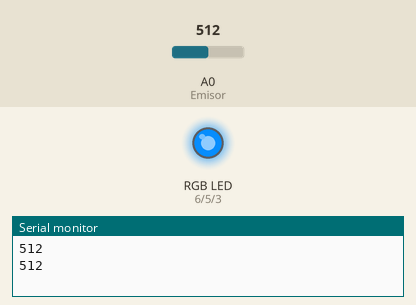
Bench run of a sketch on a simulated Arduino Uno, built with avr-gcc and run on an emulated ATmega328P. Parts: an RGB LED mixed from three pins (HIGH = lit), the last lines printed to the serial monitor. The inputs (shaded band) are chosen by the test bench; at power-on: A0 (Emisor) = 512.

Above: at 1.8 s.
1.9 s: A0 (Emisor) set to 490
At 3.7 s:
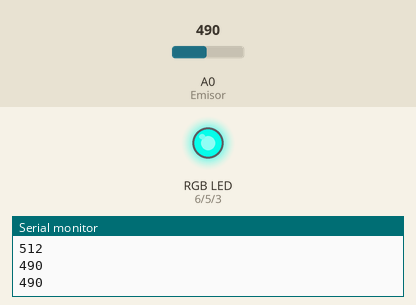
4.0 s: A0 (Emisor) set to 339
At 5.3 s:
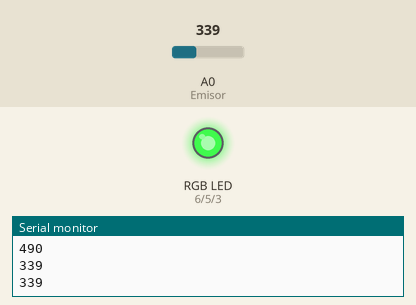
6.0 s: A0 (Emisor) set to 150
At 6.8 s:
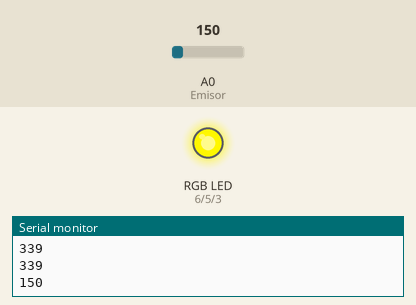
8.0 s: A0 (Emisor) set to 170
At 9.6 s:
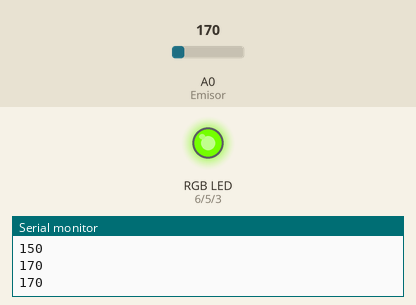
10.0 s: A0 (Emisor) set to 89
At 11.1 s:
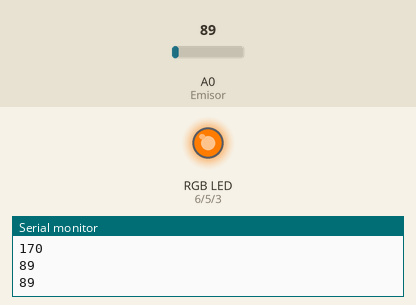
12.0 s: A0 (Emisor) set to 109
At 13.9 s:
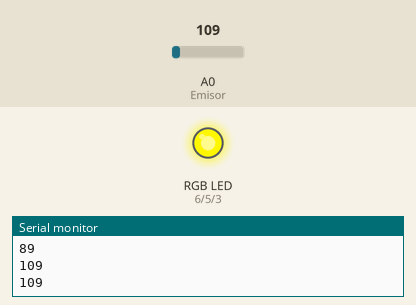
Timing chart, 0 to 15.0 s (numbered marks = the images above; inputs shaded):
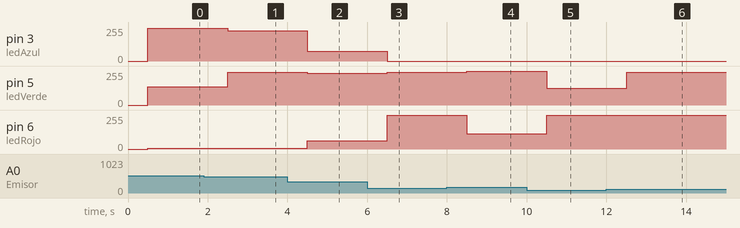

The sketch:

ValoresOptimos_CNY070.ino
```cpp
int Emisor = A0, ledAzul = 3, ledVerde = 5 , ledRojo = 6, valorEmisor;
void setup() {
  // put your setup code here, to run once:
  Serial.begin(9600);
  pinMode(Emisor, INPUT);
  pinMode(ledAzul, OUTPUT );
  pinMode(ledVerde, OUTPUT);
  pinMode(ledRojo, OUTPUT );
}

void loop() {

  valorEmisor = analogRead(Emisor);
  Serial.println(valorEmisor);
  delay(500);

  if (  valorEmisor >= 0 && valorEmisor < 99) {
    analogWrite(ledAzul, 0);
    analogWrite(ledVerde, 124);
    analogWrite(ledRojo, 255 );
    delay(500);

  }

  if (  valorEmisor >= 100 && valorEmisor < 159) {
    analogWrite(ledAzul, 0 );
    analogWrite(ledVerde, 247 );
    analogWrite(ledRojo, 255 );
    delay(500);

  }

  if (  valorEmisor >= 160 && valorEmisor < 249) {
    analogWrite(ledAzul, 0 );
    analogWrite(ledVerde, 255 );
    analogWrite(ledRojo, 116 );
    delay(500);

  }

  if (  valorEmisor >= 250 && valorEmisor < 349) {
    analogWrite(ledAzul, 74 );
    analogWrite(ledVerde, 237 );
    analogWrite(ledRojo, 61);
    delay(500);

  }

  if (  valorEmisor >= 350 && valorEmisor < 499) {
    analogWrite(ledAzul, 228 );
    analogWrite(ledVerde, 247 );
    analogWrite(ledRojo, 7);
    delay(500);

  }

  if (  valorEmisor >= 500 && valorEmisor < 699) {
    analogWrite(ledAzul, 247 );
    analogWrite(ledVerde, 138 );
    analogWrite(ledRojo, 7);
    delay(500);

  }
  if (  valorEmisor >= 700 && valorEmisor < 950) {
    analogWrite(ledAzul, 247 );
    analogWrite(ledVerde, 21 );
    analogWrite(ledRojo, 7);
    delay(500);

  }

}
```

Measured:
- after the input at 1.9 s, pin 3 (ledAzul): 247/255 → 228/255 after 0.60 s; pin 5 (ledVerde): 138/255 → 247/255 after 0.60 s
- after the input at 4.0 s, pin 3 (ledAzul): 228/255 → 74/255 after 0.50 s; pin 5 (ledVerde): 247/255 → 237/255 after 0.50 s; pin 6 (ledRojo): 7/255 → 61/255 after 0.50 s
- after the input at 6.0 s, pin 3 (ledAzul): 74/255 → 0/255 after 0.50 s; pin 5 (ledVerde): 237/255 → 247/255 after 0.50 s; pin 6 (ledRojo): 61/255 → 255/255 after 0.50 s
- after the input at 8.0 s, pin 5 (ledVerde): 247/255 → 255/255 after 0.50 s; pin 6 (ledRojo): 255/255 → 116/255 after 0.50 s
- after the input at 10.0 s, pin 5 (ledVerde): 255/255 → 124/255 after 0.50 s; pin 6 (ledRojo): 116/255 → 255/255 after 0.50 s
- after the input at 12.0 s, pin 5 (ledVerde): 124/255 → 247/255 after 0.50 s
